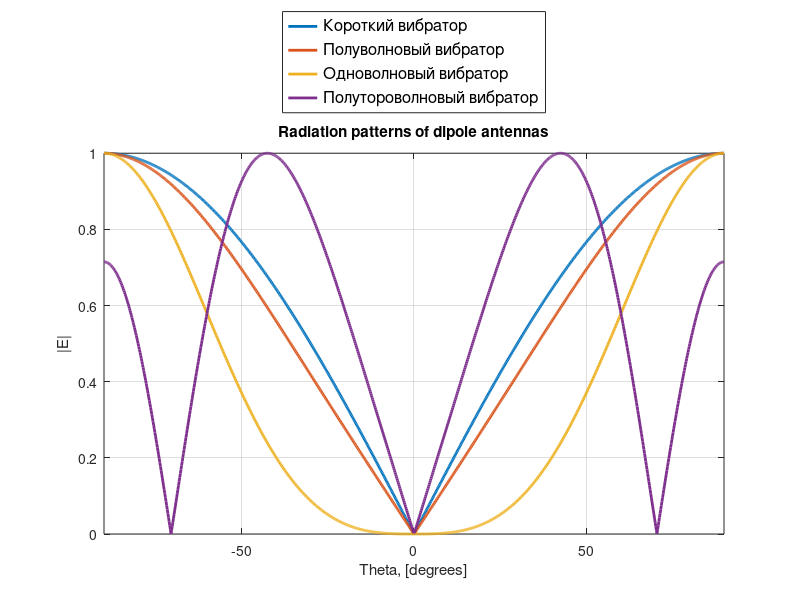

Reproduce this figure in MATLAB.
%-----------Plot config-------------------------------
set(0,'DefaultLineLineWidth',2)
%-----------------------------------------------------

theta_degrees = linspace(-90, 90, 1000); 
theta_radians = theta_degrees*pi/180;
A = 1;

%------short vibrator---------------------------------
RP = sin(theta_radians); %RP - radiation pattern
short_vibrator_E = A*RP;
plot(theta_degrees, abs(short_vibrator_E));
hold on;  % that needed to draw all RP at one figure
%-----------------------------------------------------

%------half wavelength vibrator---------------------------------
RP = (cos(pi/2*cos(theta_radians))./sin(theta_radians));
half_wavelength_vibrator_E = A*RP;
plot(theta_degrees, abs(half_wavelength_vibrator_E));
hold on;
%-----------------------------------------------------

%------one wavelength vibrator---------------------------------
RP = 2*(cos(pi/2*cos(theta_radians))).^2 ./ sin(theta_radians);
one_wavelength_vibrator_E = A*RP;
plot(theta_degrees, abs(one_wavelength_vibrator_E)/max(one_wavelength_vibrator_E));
hold on;
%-----------------------------------------------------

%------one and half wavelength vibrator---------------------------------
RP = cos(3*pi/2*cos(theta_radians)) ./ sin(theta_radians);
one_and_half_wavelegth_vibrator_E = A*RP;
plot(theta_degrees, abs(one_and_half_wavelegth_vibrator_E)/max(one_and_half_wavelegth_vibrator_E));
%-----------------------------------------------------

%-------------Plot decoration-------------------------
title('Radiation patterns of dipole antennas');
xlabel('Theta, [degrees]')
ylabel('|E|');
xlim([-90 90]);
grid on;
legend('Короткий вибратор', 'Полуволновый вибратор', 'Одноволновый вибратор', 'Полутороволновый вибратор', 'Location', 'northoutside', 'FontSize', 12);
%-----------------------------------------------------

